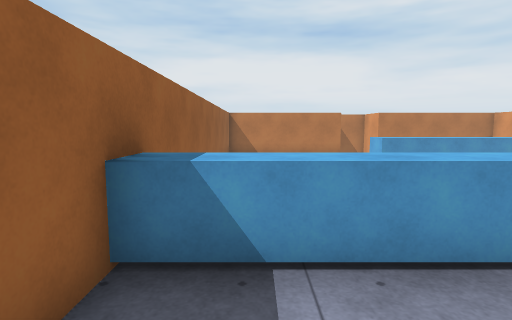
View 1 (above)

12 first-person views from a walk through a scene from a Unity 3-D project. The camera is 1.4 m above the floor, tilts 6° down and sees 80° across. The floor is counted in squares, 1 m on a side. Each view is taken from the middle of a square. On the plan, view 1 faces up. The plan holds only what a view shows up to about 14 squares ahead; the rest is blank. Surface patterns are stand-ins for the level's own textures.

View 2
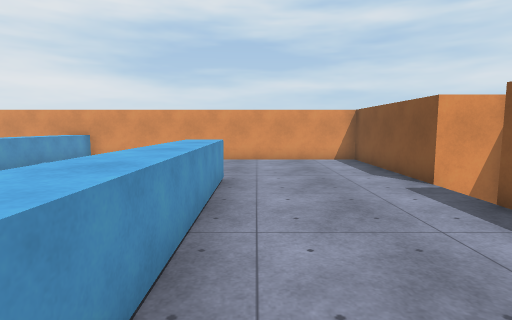

View 3
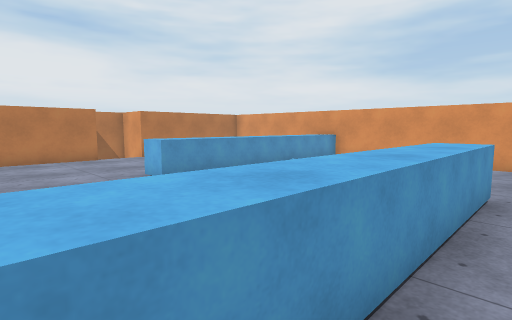

View 4
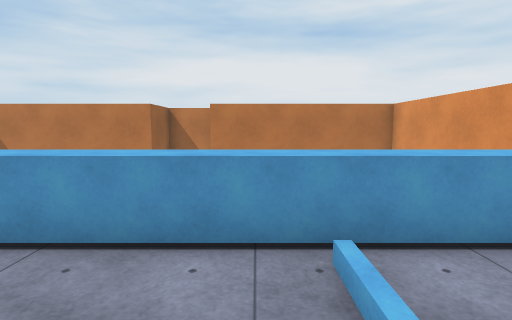

View 5
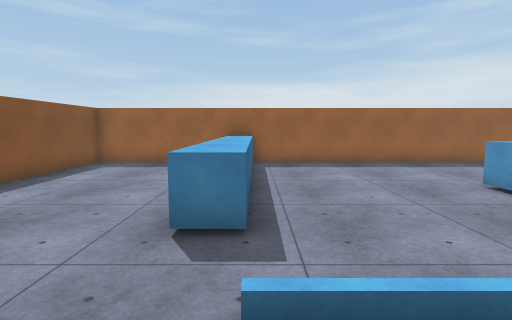

View 6
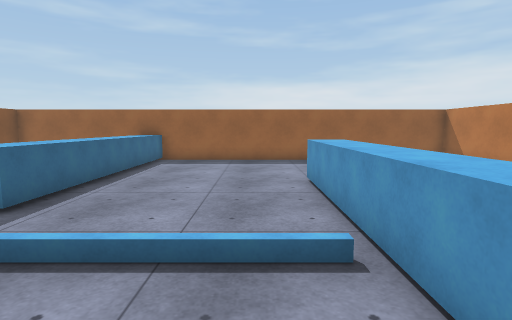

View 7
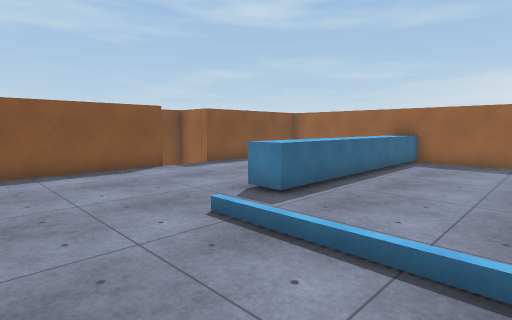

View 8
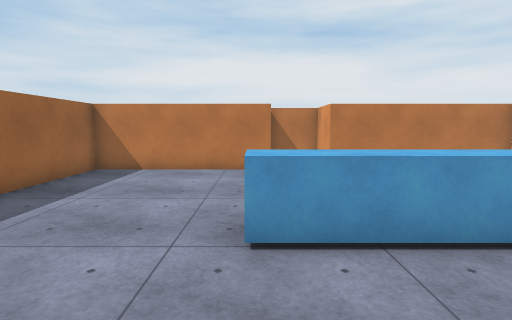

View 9
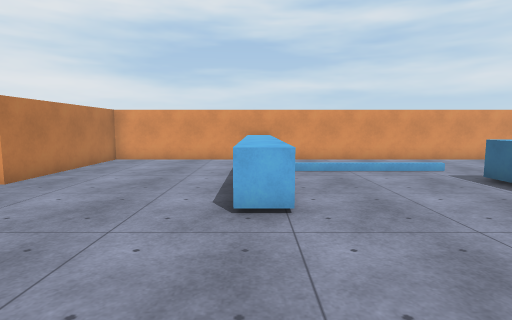

View 10
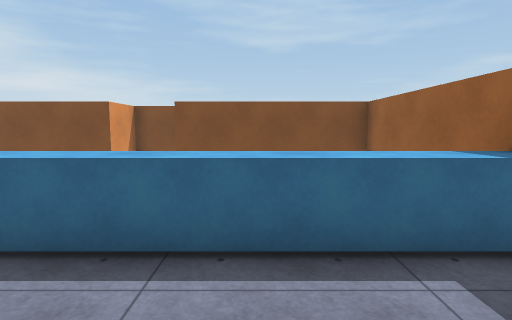

View 11
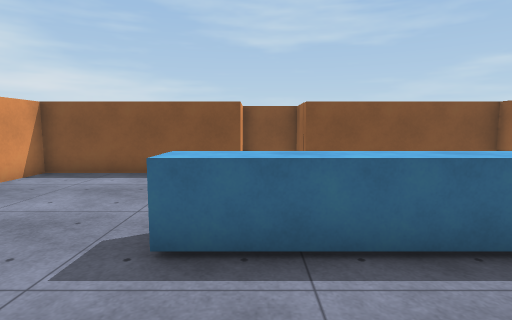

View 12
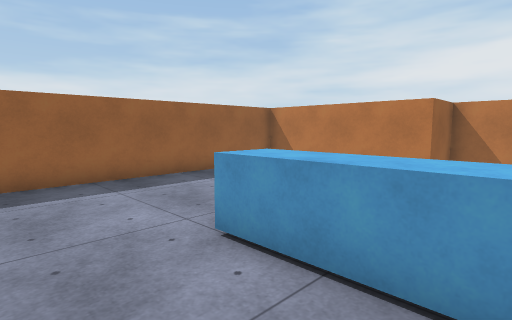

### Floor plan
Key: @ floor where view 1 was taken; # wall or solid block; . floor; = window, fence, low wall or low ledge; ^ raised ledge.
Columns run from 2 left of view 1 to 13 right of it. Each row starts with its distance up from view 1.
 17       ####
 16 #######..#######
 15 #..............#
 14 #..............#
 13 #..............#
 12 #..............#
 11 #..............#
 10 #.....^^^^^^^^^#
  9 #.............=#
  8 #..............#
  7 #..............#
  6 #..............#
  5 #..............#
  4 #^^^^^^^^^.....#
  3 #^^^^^^^^^.....#
  2 #..............#
  1 #..............#
  0 #.@............#
 -1 #..............#
 -2 #..............#
 -3 ################

Where each view was taken, in squares from view 1:
view 1: 0 up, 0 right, facing up
view 2: 2 up, 1 left, facing right
view 3: 2 up, 0 right, facing up-right
view 4: 6 up, 8 right, facing up
view 5: 4 up, 11 right, facing left
view 6: 8 up, 12 right, facing left
view 7: 8 up, 12 right, facing down-left
view 8: 6 up, 4 right, facing up
view 9: 10 up, 1 left, facing right
view 10: 7 up, 2 right, facing down
view 11: 7 up, 6 right, facing down
view 12: 7 up, 7 right, facing up-left
